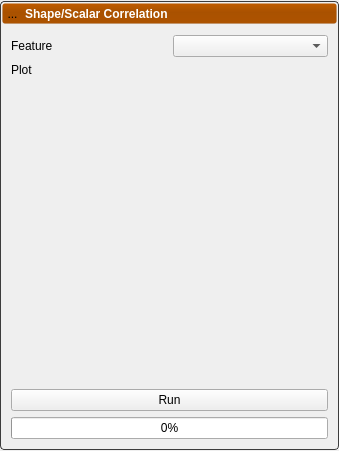
<?xml version="1.0" encoding="UTF-8"?>
<ui version="4.0">
 <class>ShapeScalarPanel</class>
 <widget class="QWidget" name="ShapeScalarPanel">
  <property name="geometry">
   <rect>
    <x>0</x>
    <y>0</y>
    <width>339</width>
    <height>451</height>
   </rect>
  </property>
  <property name="sizePolicy">
   <sizepolicy hsizetype="Preferred" vsizetype="Fixed">
    <horstretch>0</horstretch>
    <verstretch>0</verstretch>
   </sizepolicy>
  </property>
  <property name="windowTitle">
   <string>Form</string>
  </property>
  <property name="styleSheet">
   <string notr="true">


QWidget#widget {
 background-color: rgba(0,0,255,255);
}

QToolButton{
	border: 1px solid rgba( 0, 0, 0, 0 );
	margin: 0, 0, 0, 0;
	padding: 0, 0, 0, 0;
}

QToolButton:hover{
	background-color: rgba( 140, 140, 140, 50 );
}

QToolButton:pressed{
	border: 1px solid rgba( 100, 100, 100, 120 );
	background-color: rgba( 100, 100, 100, 200 );
}


/************************************************************************/




QLabel#header_label {
    color: white;
    font: bold;
}

QPushButton#header {
    background-color: qlineargradient(spread:pad, x1:0.5, y1:0, x2:0.5, y2:0.960227, stop:0 rgba(0, 0, 0, 0), stop:0.45 rgba(0, 0, 0, 30), stop:1 rgba(0, 0, 0, 25));
    border-radius: 3px;
}

QWidget#header_background {
    background-color: rgb( 192, 92, 0);
    border-radius: 3px;
    border: 1px solid rgb(90 90, 90);
}

QWidget#panel {
    border-radius: 4px;
    border: 1px solid rgb(60, 60, 60);
    color: rgb(90, 90, 90);
}

/*********************************************/
</string>
  </property>
  <layout class="QVBoxLayout" name="verticalLayout">
   <property name="spacing">
    <number>0</number>
   </property>
   <property name="leftMargin">
    <number>0</number>
   </property>
   <property name="topMargin">
    <number>0</number>
   </property>
   <property name="rightMargin">
    <number>0</number>
   </property>
   <property name="bottomMargin">
    <number>0</number>
   </property>
   <item>
    <widget class="QWidget" name="panel" native="true">
     <property name="sizePolicy">
      <sizepolicy hsizetype="Preferred" vsizetype="Fixed">
       <horstretch>0</horstretch>
       <verstretch>0</verstretch>
      </sizepolicy>
     </property>
     <layout class="QVBoxLayout" name="verticalLayout_10">
      <property name="spacing">
       <number>2</number>
      </property>
      <property name="leftMargin">
       <number>2</number>
      </property>
      <property name="topMargin">
       <number>2</number>
      </property>
      <property name="rightMargin">
       <number>2</number>
      </property>
      <property name="bottomMargin">
       <number>2</number>
      </property>
      <item>
       <widget class="QWidget" name="header_background" native="true">
        <layout class="QVBoxLayout" name="verticalLayout_11">
         <property name="leftMargin">
          <number>0</number>
         </property>
         <property name="topMargin">
          <number>0</number>
         </property>
         <property name="rightMargin">
          <number>0</number>
         </property>
         <property name="bottomMargin">
          <number>0</number>
         </property>
         <item>
          <widget class="QPushButton" name="header">
           <property name="sizePolicy">
            <sizepolicy hsizetype="Preferred" vsizetype="Fixed">
             <horstretch>0</horstretch>
             <verstretch>0</verstretch>
            </sizepolicy>
           </property>
           <property name="minimumSize">
            <size>
             <width>215</width>
             <height>21</height>
            </size>
           </property>
           <layout class="QHBoxLayout" name="horizontalLayout_6">
            <property name="spacing">
             <number>2</number>
            </property>
            <property name="leftMargin">
             <number>0</number>
            </property>
            <property name="topMargin">
             <number>0</number>
            </property>
            <property name="rightMargin">
             <number>0</number>
            </property>
            <property name="bottomMargin">
             <number>0</number>
            </property>
            <item>
             <widget class="QToolButton" name="open_button">
              <property name="minimumSize">
               <size>
                <width>21</width>
                <height>21</height>
               </size>
              </property>
              <property name="maximumSize">
               <size>
                <width>21</width>
                <height>21</height>
               </size>
              </property>
              <property name="text">
               <string>...</string>
              </property>
              <property name="icon">
               <iconset resource="../Resources/ShapeWorksStudio.qrc">
                <normaloff>:/Studio/Images/RightArrowWhite.png</normaloff>
                <normalon>:/Studio/Images/DownArrowWhite.png</normalon>:/Studio/Images/RightArrowWhite.png</iconset>
              </property>
              <property name="checkable">
               <bool>true</bool>
              </property>
              <property name="checked">
               <bool>true</bool>
              </property>
             </widget>
            </item>
            <item>
             <widget class="QLabel" name="header_label">
              <property name="text">
               <string>Shape/Scalar Correlation</string>
              </property>
             </widget>
            </item>
           </layout>
          </widget>
         </item>
        </layout>
       </widget>
      </item>
      <item>
       <widget class="QWidget" name="content" native="true">
        <layout class="QGridLayout" name="gridLayout_19">
         <item row="0" column="1">
          <widget class="QComboBox" name="feature_combo"/>
         </item>
         <item row="3" column="0" colspan="2">
          <widget class="QPushButton" name="run_button">
           <property name="enabled">
            <bool>true</bool>
           </property>
           <property name="text">
            <string>Run</string>
           </property>
          </widget>
         </item>
         <item row="2" column="0" colspan="2">
          <widget class="JKQTPlotter" name="jk_plot" native="true">
           <property name="sizePolicy">
            <sizepolicy hsizetype="MinimumExpanding" vsizetype="MinimumExpanding">
             <horstretch>0</horstretch>
             <verstretch>0</verstretch>
            </sizepolicy>
           </property>
           <property name="minimumSize">
            <size>
             <width>100</width>
             <height>300</height>
            </size>
           </property>
          </widget>
         </item>
         <item row="0" column="0">
          <widget class="QLabel" name="label">
           <property name="text">
            <string>Feature</string>
           </property>
          </widget>
         </item>
         <item row="4" column="0" colspan="2">
          <widget class="QProgressBar" name="progress">
           <property name="sizePolicy">
            <sizepolicy hsizetype="Preferred" vsizetype="Fixed">
             <horstretch>0</horstretch>
             <verstretch>0</verstretch>
            </sizepolicy>
           </property>
           <property name="value">
            <number>0</number>
           </property>
          </widget>
         </item>
         <item row="1" column="0" colspan="2">
          <widget class="QLabel" name="plot">
           <property name="text">
            <string>Plot</string>
           </property>
          </widget>
         </item>
        </layout>
       </widget>
      </item>
     </layout>
    </widget>
   </item>
  </layout>
 </widget>
 <customwidgets>
  <customwidget>
   <class>JKQTPlotter</class>
   <extends>QWidget</extends>
   <header>jkqtplotter/jkqtplotter.h</header>
   <container>1</container>
  </customwidget>
 </customwidgets>
 <resources>
  <include location="../Resources/ShapeWorksStudio.qrc"/>
 </resources>
 <connections/>
</ui>
